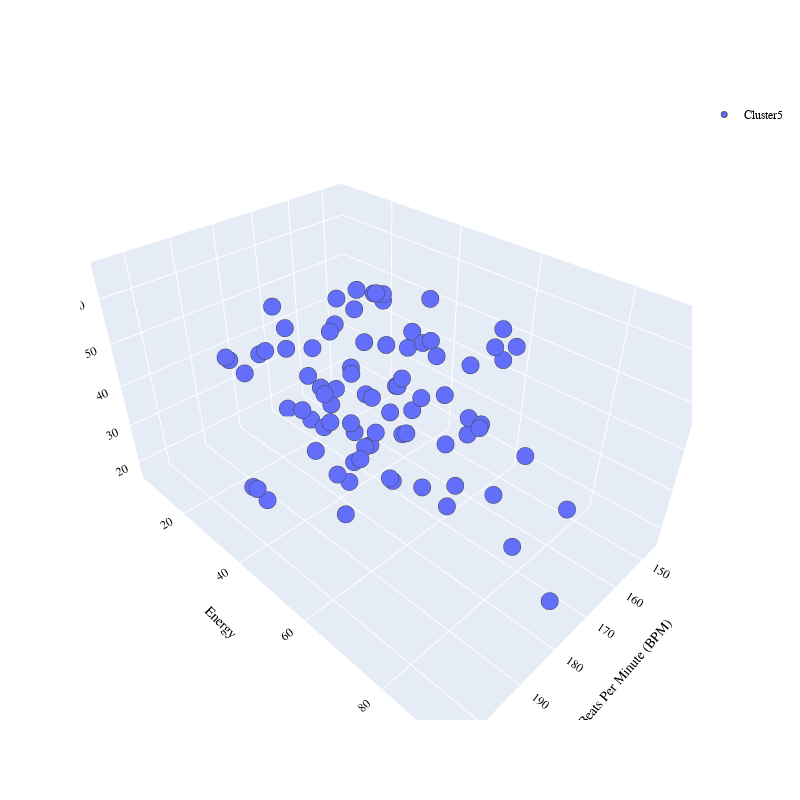
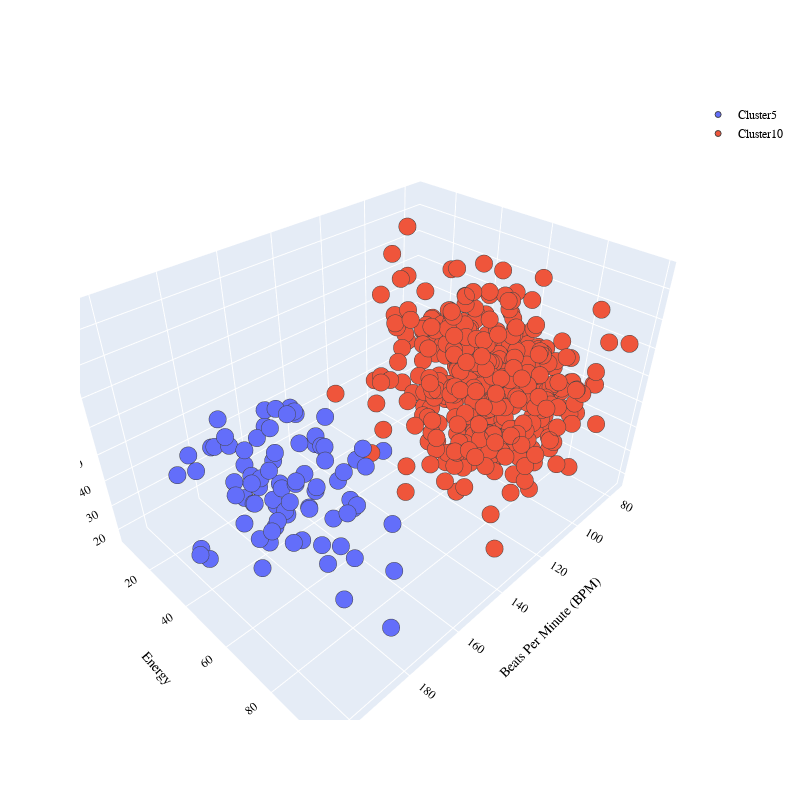
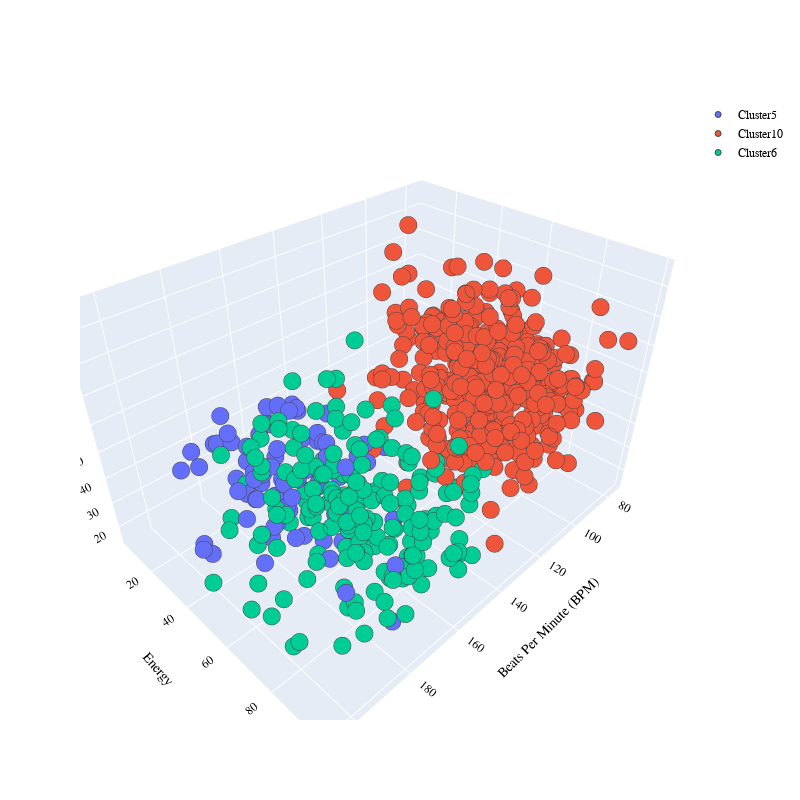
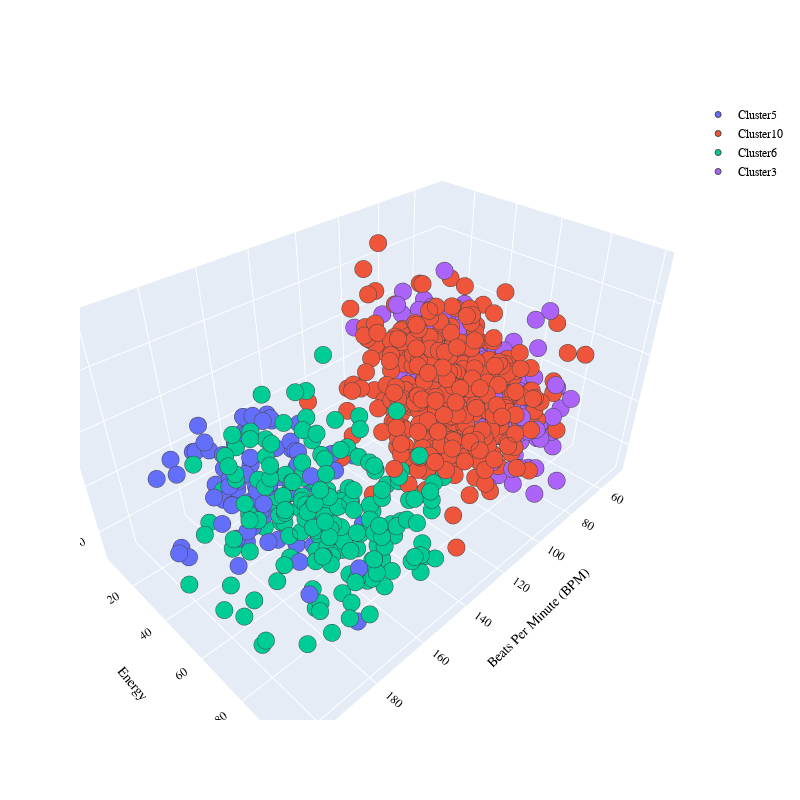

The notebook cell saved with these charts, in order:
### Code cell
#Now let’s visualize the clusters based on some of the audio features:
import plotly.graph_objects as go

PLOT = go.Figure()

for i in list(data["Music Segments"].unique()):

    PLOT.add_trace(go.Scatter3d(x = data[data["Music Segments"] == i]["Beats Per Minute (BPM)"],
                                y = data[data["Music Segments"] == i]["Energy"],
                                z = data[data["Music Segments"] == i]["Danceability"],
                                mode = "markers", marker_size = 6, marker_line_width=1,
                                name=str(i)))
    PLOT.update_traces(hovertemplate = "Beats Per Minute (BPM): %{x} <br>Energy:%{y} <br>Danceability: %{z}")
    

    PLOT.update_layout(width = 800, height = 800, autosize = True, showlegend = True,
                   scene = dict(xaxis=dict(title = 'Beats Per Minute (BPM)', titlefont_color = 'black'),
                                yaxis=dict(title = 'Energy', titlefont_color = 'black'),
                                zaxis=dict(title = 'Danceability', titlefont_color = 'black')),
                                font = dict(family = "gilory", color="black", size=12))
    PLOT.show()

### Figure 1 — Plotly figure (JSON) as saved in the notebook; plotly's stock layout.template omitted (floating-point values rounded to 4 significant figures)
{"data": [{"hovertemplate": "Beats Per Minute (BPM): %{x} <br>Energy:%{y} <br>Danceability: %{z}", "marker": {"line": {"width": 1}, "size": 6}, "mode": "markers", "name": "Cluster5", "type": "scatter3d", "x": [157, 176, 178, 160, 171, 173, 159, 166, 162, 174, 179, 184, 205, 179, 170, 186, 199, 160, 166, 184, 155, 174, 146, 175, 174, 161, 170, 158, 163, 190, 150, 155, 159, 169, 184, 167, 161, 181, 169, 159, 180, 178, 177, 200, 184, 151, 178, 194, 190, 204, 159, 170, 171, 177, 161, 172, 175, 156, 174, 176, 153, 148, 174, 174, 155, 164, 166, 177, 167, 179, 174, 154, 175, 172, 174, 167, 176, 170, 156, 154, 168, 175, 174], "y": [30, 74, 68, 61, 20, 30, 64, 57, 33, 6, 47, 44, 47, 54, 68, 40, 36, 64, 29, 51, 54, 28, 58, 52, 13, 38, 46, 45, 51, 53, 66, 28, 17, 26, 34, 47, 43, 39, 38, 16, 43, 34, 32, 42, 9, 32, 29, 93, 24, 41, 57, 35, 34, 55, 26, 14, 45, 41, 90, 47, 40, 48, 33, 42, 47, 43, 50, 21, 61, 54, 38, 24, 10, 40, 38, 52, 91, 34, 30, 36, 7, 76, 26], "z": [53, 66, 30, 36, 34, 32, 52, 32, 56, 35, 33, 27, 38, 29, 44, 32, 28, 59, 38, 35, 27, 36, 47, 48, 50, 35, 18, 48, 49, 26, 25, 50, 48, 47, 38, 30, 31, 36, 23, 41, 22, 39, 29, 29, 39, 38, 30, 49, 45, 62, 35, 56, 28, 52, 54, 39, 42, 45, 41, 35, 54, 39, 38, 53, 34, 26, 40, 49, 24, 45, 44, 50, 38, 39, 21, 18, 21, 25, 40, 45, 17, 36, 45]}], "layout": {"autosize": true, "font": {"color": "black", "family": "gilory", "size": 12}, "height": 800, "scene": {"xaxis": {"title": {"font": {"color": "black"}, "text": "Beats Per Minute (BPM)"}}, "yaxis": {"title": {"font": {"color": "black"}, "text": "Energy"}}, "zaxis": {"title": {"font": {"color": "black"}, "text": "Danceability"}}}, "showlegend": true, "width": 800}}

### Figure 2 — Plotly figure (JSON) as saved in the notebook; plotly's stock layout.template omitted (floating-point values rounded to 4 significant figures; data arrays with more than 128 entries replaced by an {"elided": "..."} marker saying what was removed)
{"data": [{"hovertemplate": "Beats Per Minute (BPM): %{x} <br>Energy:%{y} <br>Danceability: %{z}", "marker": {"line": {"width": 1}, "size": 6}, "mode": "markers", "name": "Cluster5", "type": "scatter3d", "x": [157, 176, 178, 160, 171, 173, 159, 166, 162, 174, 179, 184, 205, 179, 170, 186, 199, 160, 166, 184, 155, 174, 146, 175, 174, 161, 170, 158, 163, 190, 150, 155, 159, 169, 184, 167, 161, 181, 169, 159, 180, 178, 177, 200, 184, 151, 178, 194, 190, 204, 159, 170, 171, 177, 161, 172, 175, 156, 174, 176, 153, 148, 174, 174, 155, 164, 166, 177, 167, 179, 174, 154, 175, 172, 174, 167, 176, 170, 156, 154, 168, 175, 174], "y": [30, 74, 68, 61, 20, 30, 64, 57, 33, 6, 47, 44, 47, 54, 68, 40, 36, 64, 29, 51, 54, 28, 58, 52, 13, 38, 46, 45, 51, 53, 66, 28, 17, 26, 34, 47, 43, 39, 38, 16, 43, 34, 32, 42, 9, 32, 29, 93, 24, 41, 57, 35, 34, 55, 26, 14, 45, 41, 90, 47, 40, 48, 33, 42, 47, 43, 50, 21, 61, 54, 38, 24, 10, 40, 38, 52, 91, 34, 30, 36, 7, 76, 26], "z": [53, 66, 30, 36, 34, 32, 52, 32, 56, 35, 33, 27, 38, 29, 44, 32, 28, 59, 38, 35, 27, 36, 47, 48, 50, 35, 18, 48, 49, 26, 25, 50, 48, 47, 38, 30, 31, 36, 23, 41, 22, 39, 29, 29, 39, 38, 30, 49, 45, 62, 35, 56, 28, 52, 54, 39, 42, 45, 41, 35, 54, 39, 38, 53, 34, 26, 40, 49, 24, 45, 44, 50, 38, 39, 21, 18, 21, 25, 40, 45, 17, 36, 45]}, {"hovertemplate": "Beats Per Minute (BPM): %{x} <br>Energy:%{y} <br>Danceability: %{z}", "marker": {"line": {"width": 1}, "size": 6}, "mode": "markers", "name": "Cluster10", "type": "scatter3d", "x": {"elided": "431 int values"}, "y": {"elided": "431 int values"}, "z": {"elided": "431 int values"}}], "layout": {"autosize": true, "font": {"color": "black", "family": "gilory", "size": 12}, "height": 800, "scene": {"xaxis": {"title": {"text": "Beats Per Minute (BPM)"}}, "yaxis": {"title": {"text": "Energy"}}, "zaxis": {"title": {"text": "Danceability"}}}, "showlegend": true, "width": 800}}

### Figure 3 — Plotly figure (JSON) as saved in the notebook; plotly's stock layout.template omitted (floating-point values rounded to 4 significant figures; data arrays with more than 128 entries replaced by an {"elided": "..."} marker saying what was removed)
{"data": [{"hovertemplate": "Beats Per Minute (BPM): %{x} <br>Energy:%{y} <br>Danceability: %{z}", "marker": {"line": {"width": 1}, "size": 6}, "mode": "markers", "name": "Cluster5", "type": "scatter3d", "x": [157, 176, 178, 160, 171, 173, 159, 166, 162, 174, 179, 184, 205, 179, 170, 186, 199, 160, 166, 184, 155, 174, 146, 175, 174, 161, 170, 158, 163, 190, 150, 155, 159, 169, 184, 167, 161, 181, 169, 159, 180, 178, 177, 200, 184, 151, 178, 194, 190, 204, 159, 170, 171, 177, 161, 172, 175, 156, 174, 176, 153, 148, 174, 174, 155, 164, 166, 177, 167, 179, 174, 154, 175, 172, 174, 167, 176, 170, 156, 154, 168, 175, 174], "y": [30, 74, 68, 61, 20, 30, 64, 57, 33, 6, 47, 44, 47, 54, 68, 40, 36, 64, 29, 51, 54, 28, 58, 52, 13, 38, 46, 45, 51, 53, 66, 28, 17, 26, 34, 47, 43, 39, 38, 16, 43, 34, 32, 42, 9, 32, 29, 93, 24, 41, 57, 35, 34, 55, 26, 14, 45, 41, 90, 47, 40, 48, 33, 42, 47, 43, 50, 21, 61, 54, 38, 24, 10, 40, 38, 52, 91, 34, 30, 36, 7, 76, 26], "z": [53, 66, 30, 36, 34, 32, 52, 32, 56, 35, 33, 27, 38, 29, 44, 32, 28, 59, 38, 35, 27, 36, 47, 48, 50, 35, 18, 48, 49, 26, 25, 50, 48, 47, 38, 30, 31, 36, 23, 41, 22, 39, 29, 29, 39, 38, 30, 49, 45, 62, 35, 56, 28, 52, 54, 39, 42, 45, 41, 35, 54, 39, 38, 53, 34, 26, 40, 49, 24, 45, 44, 50, 38, 39, 21, 18, 21, 25, 40, 45, 17, 36, 45]}, {"hovertemplate": "Beats Per Minute (BPM): %{x} <br>Energy:%{y} <br>Danceability: %{z}", "marker": {"line": {"width": 1}, "size": 6}, "mode": "markers", "name": "Cluster10", "type": "scatter3d", "x": {"elided": "431 int values"}, "y": {"elided": "431 int values"}, "z": {"elided": "431 int values"}}, {"hovertemplate": "Beats Per Minute (BPM): %{x} <br>Energy:%{y} <br>Danceability: %{z}", "marker": {"line": {"width": 1}, "size": 6}, "mode": "markers", "name": "Cluster6", "type": "scatter3d", "x": {"elided": "187 int values"}, "y": {"elided": "187 int values"}, "z": {"elided": "187 int values"}}], "layout": {"autosize": true, "font": {"color": "black", "family": "gilory", "size": 12}, "height": 800, "scene": {"xaxis": {"title": {"font": {"color": "black"}, "text": "Beats Per Minute (BPM)"}}, "yaxis": {"title": {"font": {"color": "black"}, "text": "Energy"}}, "zaxis": {"title": {"font": {"color": "black"}, "text": "Danceability"}}}, "showlegend": true, "width": 800}}

### Figure 4 — Plotly figure (JSON) as saved in the notebook; plotly's stock layout.template omitted (floating-point values rounded to 4 significant figures; data arrays with more than 128 entries replaced by an {"elided": "..."} marker saying what was removed)
{"data": [{"hovertemplate": "Beats Per Minute (BPM): %{x} <br>Energy:%{y} <br>Danceability: %{z}", "marker": {"line": {"width": 1}, "size": 6}, "mode": "markers", "name": "Cluster5", "type": "scatter3d", "x": [157, 176, 178, 160, 171, 173, 159, 166, 162, 174, 179, 184, 205, 179, 170, 186, 199, 160, 166, 184, 155, 174, 146, 175, 174, 161, 170, 158, 163, 190, 150, 155, 159, 169, 184, 167, 161, 181, 169, 159, 180, 178, 177, 200, 184, 151, 178, 194, 190, 204, 159, 170, 171, 177, 161, 172, 175, 156, 174, 176, 153, 148, 174, 174, 155, 164, 166, 177, 167, 179, 174, 154, 175, 172, 174, 167, 176, 170, 156, 154, 168, 175, 174], "y": [30, 74, 68, 61, 20, 30, 64, 57, 33, 6, 47, 44, 47, 54, 68, 40, 36, 64, 29, 51, 54, 28, 58, 52, 13, 38, 46, 45, 51, 53, 66, 28, 17, 26, 34, 47, 43, 39, 38, 16, 43, 34, 32, 42, 9, 32, 29, 93, 24, 41, 57, 35, 34, 55, 26, 14, 45, 41, 90, 47, 40, 48, 33, 42, 47, 43, 50, 21, 61, 54, 38, 24, 10, 40, 38, 52, 91, 34, 30, 36, 7, 76, 26], "z": [53, 66, 30, 36, 34, 32, 52, 32, 56, 35, 33, 27, 38, 29, 44, 32, 28, 59, 38, 35, 27, 36, 47, 48, 50, 35, 18, 48, 49, 26, 25, 50, 48, 47, 38, 30, 31, 36, 23, 41, 22, 39, 29, 29, 39, 38, 30, 49, 45, 62, 35, 56, 28, 52, 54, 39, 42, 45, 41, 35, 54, 39, 38, 53, 34, 26, 40, 49, 24, 45, 44, 50, 38, 39, 21, 18, 21, 25, 40, 45, 17, 36, 45]}, {"hovertemplate": "Beats Per Minute (BPM): %{x} <br>Energy:%{y} <br>Danceability: %{z}", "marker": {"line": {"width": 1}, "size": 6}, "mode": "markers", "name": "Cluster10", "type": "scatter3d", "x": {"elided": "431 int values"}, "y": {"elided": "431 int values"}, "z": {"elided": "431 int values"}}, {"hovertemplate": "Beats Per Minute (BPM): %{x} <br>Energy:%{y} <br>Danceability: %{z}", "marker": {"line": {"width": 1}, "size": 6}, "mode": "markers", "name": "Cluster6", "type": "scatter3d", "x": {"elided": "187 int values"}, "y": {"elided": "187 int values"}, "z": {"elided": "187 int values"}}, {"hovertemplate": "Beats Per Minute (BPM): %{x} <br>Energy:%{y} <br>Danceability: %{z}", "marker": {"line": {"width": 1}, "size": 6}, "mode": "markers", "name": "Cluster3", "type": "scatter3d", "x": {"elided": "252 int values"}, "y": {"elided": "252 int values"}, "z": {"elided": "252 int values"}}], "layout": {"autosize": true, "font": {"color": "black", "family": "gilory", "size": 12}, "height": 800, "scene": {"xaxis": {"title": {"text": "Beats Per Minute (BPM)"}}, "yaxis": {"title": {"text": "Energy"}}, "zaxis": {"title": {"text": "Danceability"}}}, "showlegend": true, "width": 800}}
